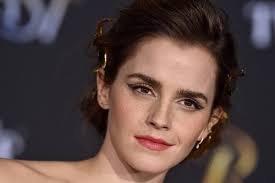
#> input picture Projects/CelebrityClassifier/model/test_images/images - 2019-08-16T084421.737.jpg, 275 x 183 px
$ jupyter execute --allow-errors sports_celebrity_classification.ipynb   (shell and % lines are left out)
#> lines starting #> are read from the running program, lines starting #| are printed output that depends on the picture
[cell 1]
import numpy as np
import cv2
import matplotlib
from matplotlib import pyplot as plt

[cell 2]
img = cv2.imread('./test_images/images - 2019-08-16T084421.737.jpg')
#> img is the input picture: shape (183, 275, 3); mean B, G, R 66.7, 69.8, 88.4
img.shape
#> Out = (183, 275, 3)

[cell 3]
plt.imshow(img)

[cell 4]
gray = cv2.cvtColor(img, cv2.COLOR_BGR2GRAY)
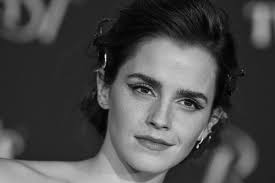
#> gray: shape (183, 275); min 1, max 241, mean 75.1
gray.shape
#> Out = (183, 275)

[cell 5]
plt.imshow(gray, cmap='gray')

[cell 6]
face_cascade = cv2.CascadeClassifier('./opencv/haarcascades/haarcascade_frontalface_default.xml')
eye_cascade = cv2.CascadeClassifier('./opencv/haarcascades/haarcascade_eye.xml')

faces = face_cascade.detectMultiScale(gray, 1.3, 5)
#> faces = [[100, 43, 130, 130]]
faces
#> Out = [[100, 43, 130, 130]]

[cell 7]
(x,y,w,h) = faces[0]
#> x = 100; y = 43; w = 130; h = 130
x,y,w,h
#> Out = (100, 43, 130, 130)

[cell 8]
face_img = cv2.rectangle(img,(x,y),(x+w,y+h),(255,0,0),2)
plt.imshow(face_img)

[cell 9]
cv2.destroyAllWindows()
for (x,y,w,h) in faces:
    face_img = cv2.rectangle(img,(x,y),(x+w,y+h),(255,0,0),2)
    roi_gray = gray[y:y+h, x:x+w]
    roi_color = face_img[y:y+h, x:x+w]
    eyes = eye_cascade.detectMultiScale(roi_gray)
    for (ex,ey,ew,eh) in eyes:
        cv2.rectangle(roi_color,(ex,ey),(ex+ew,ey+eh),(0,255,0),2)
#> this loop made 1 pass
#> (x, y, w, h, eyes) on pass 1: (100, 43, 130, 130, [[23, 26, 37, 37], [72, 43, 33, 33]])
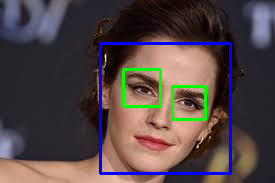
#> img: shape (183, 275, 3); mean B, G, R 71, 69.9, 82.8
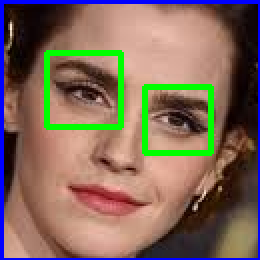
#> roi_color: shape (130, 130, 3) (shown 2 times larger); mean B, G, R 91.3, 106, 128.5


plt.figure()
plt.imshow(face_img, cmap='gray')
plt.show()

[cell 10]
plt.imshow(roi_color, cmap='gray')

[cell 11]
cropped_img = np.array(roi_color)
cropped_img.shape
#> Out = (130, 130, 3)

[cell 12]
def get_cropped_image_if_2_eyes(image_path):
    img = cv2.imread(image_path)
    gray = cv2.cvtColor(img, cv2.COLOR_BGR2GRAY)
    faces = face_cascade.detectMultiScale(gray, 1.3, 5)
#> faces = [[100, 43, 130, 130]]
    for (x,y,w,h) in faces:
        roi_gray = gray[y:y+h, x:x+w]
        roi_color = img[y:y+h, x:x+w]
        eyes = eye_cascade.detectMultiScale(roi_gray)
        if len(eyes) >= 2:
            return roi_color

[cell 13]
original_image = cv2.imread('./test_images/images - 2019-08-16T084421.737.jpg')
plt.imshow(original_image)

[cell 14]
cropped_image = get_cropped_image_if_2_eyes('./test_images/images - 2019-08-16T084421.737.jpg')
plt.imshow(cropped_image)

[cell 15]
## stackoverflow is godd
import numpy as np
import pywt
import cv2

def w2d(img, mode='haar', level=1):
#> called with mode = 'db1', level = 5
    imArray = img
    #Datatype conversions
    #convert to grayscale
    imArray = cv2.cvtColor( imArray,cv2.COLOR_RGB2GRAY )
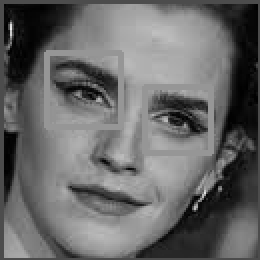
#> imArray: shape (130, 130) (shown 2 times larger); min 0, max 234, mean 104.2
    #convert to float
    imArray =  np.float32(imArray)
    imArray /= 255;
    # compute coefficients
    coeffs=pywt.wavedec2(imArray, mode, level=level)
#> coeffs = 6 items

    #Process Coefficients
    coeffs_H=list(coeffs)
#> coeffs_H = 6 items
    coeffs_H[0] *= 0;

    # reconstruction
    imArray_H=pywt.waverec2(coeffs_H, mode);
    imArray_H *= 255;
    imArray_H =  np.uint8(imArray_H)

    return imArray_H

[cell 16]
im_har = w2d(cropped_img,'db1',5)
plt.imshow(im_har, cmap='gray')

[cell 17]
org_image_obstructed = cv2.imread('./test_images/images - 2019-08-15T151814.247.jpg')
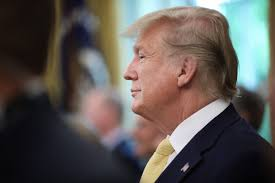
#> input picture Projects/CelebrityClassifier/model/test_images/images - 2019-08-15T151814.247.jpg, 275 x 183 px
#> org_image_obstructed is the input picture: shape (183, 275, 3); mean B, G, R 83, 87, 92.8
plt.imshow(org_image_obstructed)

[cell 18]
cropped_image_no_2_eyes = get_cropped_image_if_2_eyes('./test_images/images - 2019-08-15T151814.247.jpg')
#> in get_cropped_image_if_2_eyes (call 2), `gray = cv2.cvtColor(img, cv2.COLOR_BGR2GRAY)`:
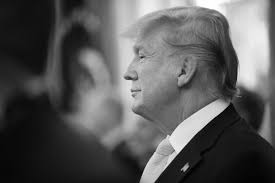
#> gray: shape (183, 275); min 0, max 255, mean 88.2
#> in get_cropped_image_if_2_eyes (call 2), `faces = face_cascade.detectMultiScale(gray, 1.3, 5)`: faces = ()
cropped_image_no_2_eyes

[cell 19]
path_to_data = "./dataset/"
path_to_cr_data = "./dataset/cropped/"

[cell 20]
import os
img_dirs = []
for entry in os.scandir(path_to_data):
    if entry.is_dir():
        img_dirs.append(entry.path)

[cell 21]
img_dirs

[cell 22]
import shutil
if os.path.exists(path_to_cr_data):
     shutil.rmtree(path_to_cr_data)
os.mkdir(path_to_cr_data)

[cell 23]
cropped_image_dirs = []
celebrity_file_names_dict = {}
for img_dir in img_dirs:
    count = 1
    celebrity_name = img_dir.split('/')[-1]
    celebrity_file_names_dict[celebrity_name] = []
    for entry in os.scandir(img_dir):
        roi_color = get_cropped_image_if_2_eyes(entry.path)
#> call 3 of get_cropped_image_if_2_eyes, with image_path = './dataset/Brad/images (20).jpg'
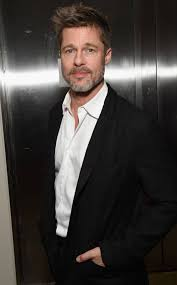
#> input picture Projects/CelebrityClassifier/model/dataset/Brad/images (20).jpg, 177 x 285 px
#> in get_cropped_image_if_2_eyes, img is the input picture: shape (285, 177, 3); mean B, G, R 55.8, 58.9, 63.9
#> in get_cropped_image_if_2_eyes (call 3), `faces = face_cascade.detectMultiScale(gray, 1.3, 5)`: faces = [[52, 28, 57, 57]]
#> the loop in get_cropped_image_if_2_eyes (call 3), `for (x,y,w,h) in faces:` made 1 pass
        if roi_color is not None:
            cropped_folder = path_to_cr_data + celebrity_name
            if not os.path.exists(cropped_folder):
                os.makedirs(cropped_folder)
                cropped_image_dirs.append(cropped_folder)
                print("Generating cropped images in folder: ",cropped_folder)
            cropped_file_name = celebrity_name + str(count) + ".png"
            cropped_file_path = cropped_folder + "/" + cropped_file_name
            cv2.imwrite(cropped_file_path, roi_color)
            celebrity_file_names_dict[celebrity_name].append(cropped_file_path)
            count += 1

[cell 24]
celebrity_file_names_dict
#> (the rest of this cell did not finish here and is left out)

[cell 25]
class_dict = {}
count = 0
for celebrity_name in celebrity_file_names_dict.keys():
    class_dict[celebrity_name] = count
    count = count + 1
#> after the loop, class_dict = {'Brad': 0}
class_dict
#> Out = {'Brad': 0}

[cell 26]
X, y = [], []
for celebrity_name, training_files in celebrity_file_names_dict.items():
    for training_image in training_files:
        img = cv2.imread(training_image)
#> img: shape (101, 101, 3)
        if img is None:
            continue
        scalled_raw_img = cv2.resize(img, (32, 32))
        img_har = w2d(img,'db1',5)
#> call 2 of w2d, with mode = 'db1', level = 5
#> in w2d (call 2), `imArray = cv2.cvtColor( imArray,cv2.COLOR_RGB2GRAY )`:
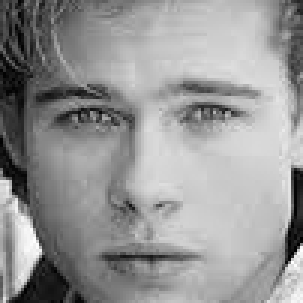
#> imArray: shape (101, 101) (shown 3 times larger); min 0, max 254, mean 149.2
#> in w2d (call 2), `imArray_H=pywt.waverec2(coeffs_H, mode);`:
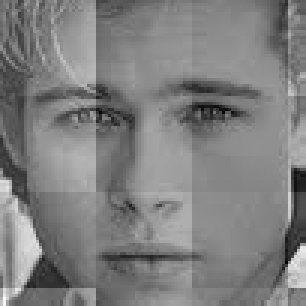
#> imArray_H: shape (102, 102) float32 (shown 3 times larger); min -0.671, max 0.671, mean 7.39e-05; drawn with min black and max white
        scalled_img_har = cv2.resize(img_har, (32, 32))
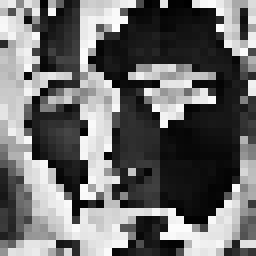
#> scalled_img_har: shape (32, 32) (shown 8 times larger); min 0, max 253, mean 107.4
        combined_img = np.vstack((scalled_raw_img.reshape(32*32*3,1),scalled_img_har.reshape(32*32,1)))
        X.append(combined_img)
        y.append(class_dict[celebrity_name])

[cell 27]
len(X[0])

[cell 28]
X[0]

[cell 29]
y[0]
#> Out = 0

[cell 30]
X = np.array(X).reshape(len(X),4096).astype(float)
X.shape
#> Out = (2, 4096)

[cell 31]
X[0]

[cell 32]
from sklearn.svm import SVC
from sklearn.preprocessing import StandardScaler
from sklearn.model_selection import train_test_split
from sklearn.pipeline import Pipeline
from sklearn.metrics import classification_report

[cell 33]
X_train, X_test, y_train, y_test = train_test_split(X, y, random_state=0)

pipe = Pipeline([('scaler', StandardScaler()), ('svc', SVC(kernel = 'rbf', C = 10))])
#> (the rest of this cell did not finish here and is left out)

[cell 34]
len(X_test)

#> (a cell that did not finish here is left out)

[cell 36]
from sklearn import svm
from sklearn.ensemble import RandomForestClassifier
from sklearn.linear_model import LogisticRegression
from sklearn.pipeline import make_pipeline
from sklearn.model_selection import GridSearchCV

model_params = {
    'svm': {
        'model': svm.SVC(gamma='auto',probability=True),
        'params' : {
            'svc__C': [1,10,100,1000],
            'svc__kernel': ['rbf','linear']
        }
    },
    'random_forest': {
        'model': RandomForestClassifier(),
        'params' : {
            'randomforestclassifier__n_estimators': [1,5,10]
        }
    },
    'logistic_regression' : {
        'model': LogisticRegression(solver='liblinear',multi_class='auto'),
        'params': {
            'logisticregression__C': [1,5,10]
        }
    }
}

[cell 37]
scores = []
best_estimators = {}
import pandas as pd
#> (the rest of this cell did not finish here and is left out)

[cell 38]
from sklearn.naive_bayes import GaussianNB

#Create a Gaussian Classifier
model = GaussianNB()
model.fit(X_train, y_train)
model.score(X_test, y_test)

[cell 39]
from sklearn.naive_bayes import MultinomialNB
model = MultinomialNB()
model.fit(X_train, y_train)
model.score(X_test, y_test)

[cell 40]
from sklearn.naive_bayes import BernoulliNB
model = BernoulliNB()
model.fit(X_train, y_train)
model.score(X_test, y_test)

[cell 41]
from sklearn.neighbors import KNeighborsClassifier
model = KNeighborsClassifier()
model.fit(X_train, y_train)
#> (the rest of this cell did not finish here and is left out)

[cell 42]
from sklearn.tree import DecisionTreeClassifier
model = DecisionTreeClassifier()
model.fit(X_train, y_train)
model.score(X_test, y_test)

[cell 43]
from sklearn.linear_model import SGDClassifier
model = SGDClassifier()
#> (the rest of this cell did not finish here and is left out)

### we'll go with logisticRegression

#> (a cell that did not finish here is left out)

#> (a cell that did not finish here is left out)

#> (a cell that did not finish here is left out)

[cell 47]
import seaborn as sns
plt.figure(figsize = (10,7))
#> (the rest of this cell did not finish here and is left out)

[cell 48]
class_dict
#> Out = {'Brad': 0}
